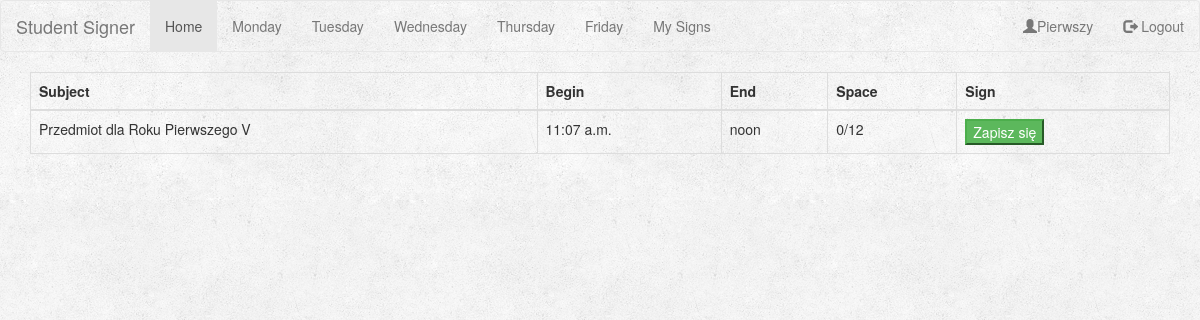
Before: /friday/ (signed in) with the older database file.
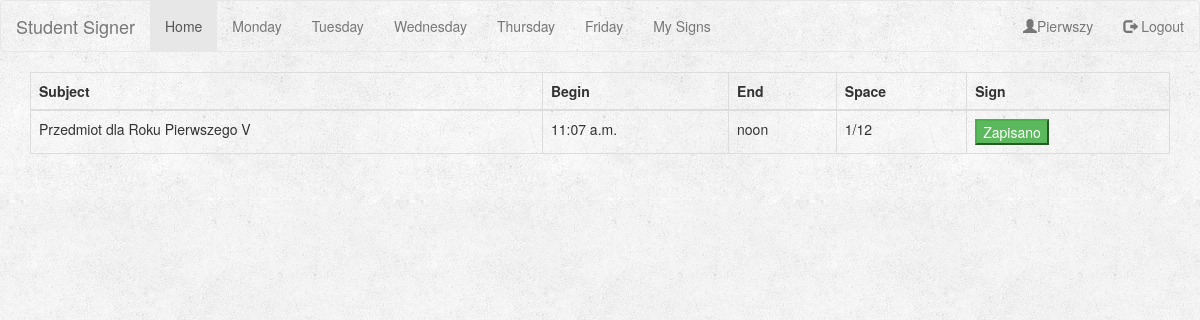
After: the same page with the newer database file.
### signs/models.py (models this page shows, shortened)
class Subject(models.Model):
    DAY_CHOICE = (
        (1, 'Monday'),
        (2, 'Tuesday'),
        (3, 'Wednesday'),
        (4, 'Thursday'),
        (5, 'Friday'),
    )
    YEAR_CHOICE = (
        (0, 'undefined'),
        (1, '1'),
        (2, '2'),
        (3, '3'),
        (4, '4'),
        (5, '5'),
    )
    name = models.CharField(max_length=150)
    day = models.IntegerField(choices=DAY_CHOICE)
    begin_at = models.TimeField(blank=True)
    end_at = models.TimeField(blank=True)
    actual_space = models.IntegerField(default=0)
    space = models.IntegerField(default=0)
    year = models.IntegerField(choices=YEAR_CHOICE, default=0)
    class Meta:
        ordering = ['begin_at']

### signs/views.py (the view)
# urls.py: url(r'^friday/$', views.showFridayTable, name='showFriday'),
def showFridayTable(request):
    user = request.user
    if request.user.is_authenticated():
        subjects = Subject.objects.all().filter(day=5, year=request.user.extendeduser.year)
    else:
        subjects = Subject.objects.all().filter(day=5, year=0)
    subjects_participation = {}
    try:
        for object in Subject.objects.all():
            if Sign.objects.all().filter(subject=object.id, user=user).exists():
                subjects_participation[object.id] = {'state': 'disabled', 'text': 'Zapisano'}
            else:
                subjects_participation[object.id] = {'state': ' ', 'text': 'Zapisz się'}
    except:
        pass
    return render(request, 'signs/friday.html', {'subjects': subjects, 'participation': subjects_participation})

### signs/templates/signs/friday.html (shortened to what this page needs)
{% extends 'base.html' %}
{% block pageContent %}
    <table class="table table-bordered">
    <thead>
    <tr>
        <th>Subject</th>
        <th>Begin</th>
        <th>End</th>
        <th>Space</th>
        <th>Sign</th>
    </tr>
    </thead>
{% for subject in subjects %}
    <tbody>
        <td>{{ subject.name }}</td>
        <td>{{ subject.begin_at }}</td>
        <td>{{ subject.end_at }}</td>
        <td> {{ subject.actual_space }}/{{ subject.space }}</td>
        <td><button class="btn-success subjectButton" day="friday" subjectId="{{ subject.id }}"
			{% for key, value in participation.items %}
				{% if key == subject.id %}
					{{value.state}}>{{value.text}}
				{% endif %}
			{% endfor %}
		</button><br></td>
    </tbody>
{% endfor %}
    </table>
{% endblock %}

Changed rows visible on the page:
changed Subject "Przedmiot dla Roku Pierwszego V": actual_space "0" → "1"
Other visible differences:
new list line: "Zapisano"
list line gone: "Zapisz się"
